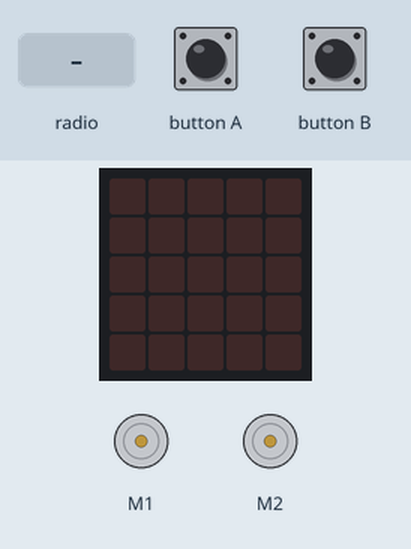
Recording of a program running on a simulated BBC micro:bit (MakeCode). Shown: the board's 5×5 LED display, 2 × DC motor (green arrow = forward, orange = backward, longer = faster). The inputs (shaded band) are chosen by the test bench.

Above: at 1.2 s.
1.3 s: radio message "1" arrives
At 3.1 s:
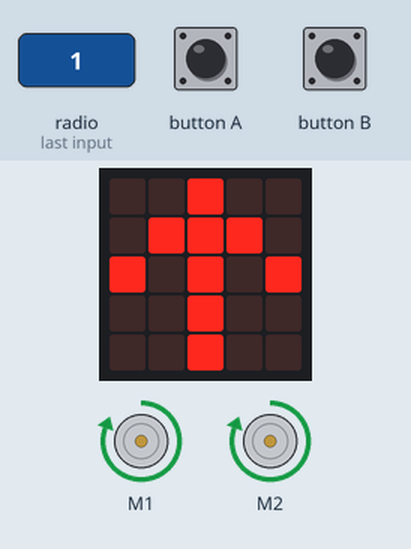
3.4 s: radio message "2" arrives
At 4.8 s:
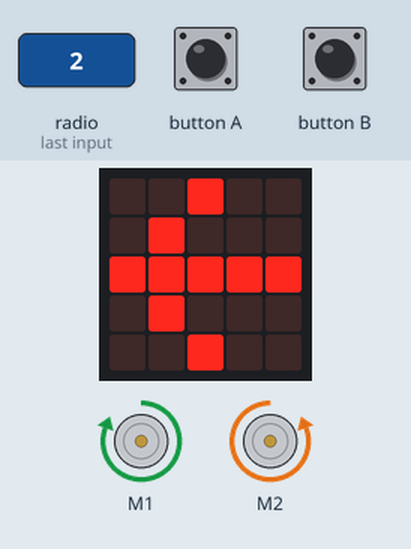
5.5 s: radio message "3" arrives
At 6.4 s:
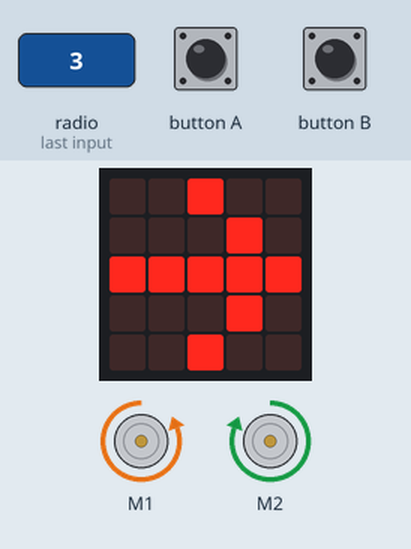
7.6 s: radio message "4" arrives
At 9.2 s:
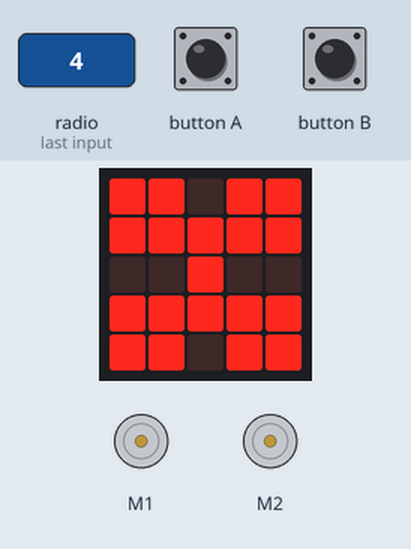
Timing chart, 0 to 10.7 s (numbered marks = the images above; inputs shaded):
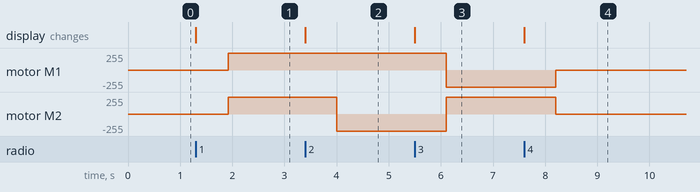

Measured:
- after the input at 1.3 s, motor M1, motor M2: stopped → forward 255/255 after 0.62 s; the display: changes at once (image 1)
- after the input at 3.4 s, motor M2: forward 255/255 → backward 255/255 after 0.60 s; the display: changes at once (image 2)
- after the input at 5.5 s, motor M1: forward 255/255 → backward 255/255 after 0.60 s; motor M2: backward 255/255 → forward 255/255 after 0.60 s; the display: changes at once (image 3)
- after the input at 7.6 s, motor M1: backward 255/255 → stopped after 0.60 s; motor M2: forward 255/255 → stopped after 0.60 s; the display: changes at once (image 4)

The program:

main.ts
```typescript
/**
 * Bil mottaker:
 *
 * https://makecode.microbit.org/_hzKX3cEYh4jd
 *
 * Treg og ustabil
 */
radio.onReceivedNumber(function (receivedNumber) {
    if (receivedNumber == 1) {
        basic.showArrow(ArrowNames.North)
        bitbot.go(BBDirection.Forward, 100)
    } else if (receivedNumber == 2) {
        basic.showArrow(ArrowNames.West)
        bitbot.rotate(BBRobotDirection.Right, 100)
    } else if (receivedNumber == 3) {
        basic.showArrow(ArrowNames.East)
        bitbot.rotate(BBRobotDirection.Left, 100)
    } else if (receivedNumber == 4) {
        basic.showIcon(IconNames.Butterfly)
        bitbot.stop(BBStopMode.Coast)
    } else {
        bitbot.stop(BBStopMode.Coast)
        basic.showIcon(IconNames.Happy)
    }
})
input.onButtonPressed(Button.A, function () {
    tall = 2
})
input.onButtonPressed(Button.B, function () {
    tall = 3
})
let tall = 0
radio.setGroup(150)
bitbot.select_model(BBModel.XL)
tall = 0
basic.forever(function () {

})
```

test.ts
```typescript
// testene settes inn her; disse vil ikke kompilert så lenge denne pakken blir brukt som en utvidelse.
```
